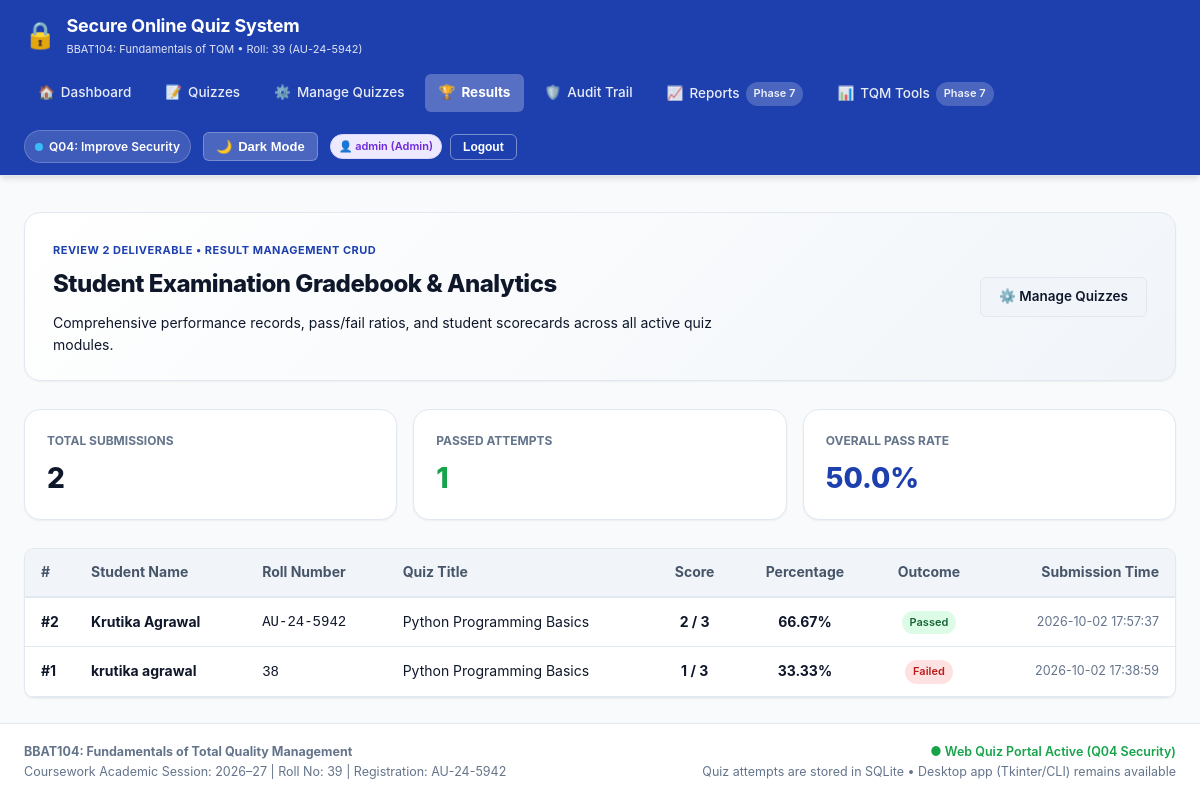
The page /results (signed in) on the database its author committed.
### tables this page shows
CREATE TABLE users (
        id INTEGER PRIMARY KEY AUTOINCREMENT,
        username TEXT NOT NULL UNIQUE COLLATE NOCASE,
        email TEXT NOT NULL UNIQUE COLLATE NOCASE,
        password_hash TEXT NOT NULL,
        role TEXT NOT NULL DEFAULT 'student' CHECK(role IN ('admin', 'instructor', 'student')),
        is_active INTEGER NOT NULL DEFAULT 1,
        created_at TEXT DEFAULT CURRENT_TIMESTAMP
    );

CREATE TABLE attempts (
        id INTEGER PRIMARY KEY AUTOINCREMENT,
        student_name TEXT NOT NULL,
        student_roll TEXT NOT NULL,
        quiz_id INTEGER NOT NULL,
        score INTEGER NOT NULL,
        total_marks INTEGER NOT NULL,
        percentage REAL NOT NULL,
        status TEXT NOT NULL, -- 'Passed' or 'Failed'
        completed_at TEXT DEFAULT CURRENT_TIMESTAMP, user_id INTEGER REFERENCES users(id),
        FOREIGN KEY (quiz_id) REFERENCES quizzes(id)
    );

CREATE TABLE quizzes (
        id INTEGER PRIMARY KEY AUTOINCREMENT,
        title TEXT NOT NULL UNIQUE,
        description TEXT,
        time_limit_mins INTEGER DEFAULT 10,
        pass_percentage REAL DEFAULT 50.0,
        created_at TEXT DEFAULT CURRENT_TIMESTAMP
    );

### app.py (the view, shortened to what this page needs)
@app.route("/results", endpoint="results_placeholder")
@app.route("/results", endpoint="results_view")
def results_placeholder():
    user_id = session.get("user_id")
    user_role = session.get("role")
    if user_role in {"admin", "instructor"}:
        attempts = database.get_all_attempts()
        return render_template("results.html", attempts=attempts, is_staff=True)
    elif user_id and user_role == "student":
        attempts = database.get_attempts_by_user(user_id)
        if not attempts:
            username = session.get("username", "")
            attempts = database.get_attempts_by_roll(username)
        return render_template("results.html", attempts=attempts, is_staff=False)

### app.py (called while the page is built)
def get_csrf_token():
    token = session.get("csrf_token") or session.get("attempt_csrf_token")
    if token is None:
        token = secrets.token_urlsafe(32)
        session["csrf_token"] = token
        session["attempt_csrf_token"] = token
    return CSRFTokenStr(token)

@app.context_processor
def inject_template_globals():
    current_user = None
    user_id = session.get("user_id")
    if user_id:
        current_user = database.get_user_by_id(user_id)
    return {
        "current_user": current_user,
        "csrf_token": get_csrf_token,
    }

@app.after_request
def add_security_headers(response):
    response.headers["X-Frame-Options"] = "SAMEORIGIN"
    response.headers["X-Content-Type-Options"] = "nosniff"
    response.headers["X-XSS-Protection"] = "1; mode=block"
    response.headers["Referrer-Policy"] = "strict-origin-when-cross-origin"
    return response

### database.py (called while the page is built)
def get_connection():
    conn = sqlite3.connect(DB_PATH)
    conn.row_factory = sqlite3.Row
    conn.execute("PRAGMA foreign_keys = ON")
    return conn

def get_all_attempts():
    conn = get_connection()
    cursor = conn.cursor()
    cursor.execute("""
    SELECT a.*, q.title AS quiz_title
    FROM attempts a
    JOIN quizzes q ON a.quiz_id = q.id
    ORDER BY a.id DESC
    """)
    rows = cursor.fetchall()
    conn.close()
    return [dict(row) for row in rows]

def get_user_by_id(user_id):
    conn = get_connection()
    cursor = conn.cursor()
    try:
        cursor.execute("SELECT 1 FROM sqlite_master WHERE type='table' AND name='users'")
        if not cursor.fetchone():
            return None
        cursor.execute("SELECT * FROM users WHERE id = ?", (user_id,))
        row = cursor.fetchone()
        return dict(row) if row else None
    finally:
        conn.close()

### templates/results.html (shortened to what this page needs)
{% extends "base.html" %}
{% block content %}
<div class="dashboard-container">
    <div class="hero-banner" style="padding: 24px 28px;">
        <div class="hero-content">
            <span class="goal-tag">Review 2 Deliverable &bull; Result Management CRUD</span>
            <h1 class="hero-title" style="font-size: 24px; margin-top: 4px;">
                {% if is_staff %}
                Student Examination Gradebook &amp; Analytics
                {% else %}
                My Quiz Examination Results
                {% endif %}
            </h1>
            <p class="hero-description" style="font-size: 14px; margin-bottom: 0;">
                {% if is_staff %}
                Comprehensive performance records, pass/fail ratios, and student scorecards across all active quiz modules.
                {% else %}
                Your authenticated attempt history and verified grade records.
                {% endif %}
            </p>
        </div>
        {% if is_staff %}
        <div style="display: flex; gap: 10px;">
            <a href="{{ url_for('quizzes_manage') }}" class="btn btn-secondary">
                ⚙️ Manage Quizzes
            </a>
        </div>
        {% endif %}
    </div>
    {% if is_staff %}
    <div style="display: grid; grid-template-columns: repeat(auto-fit, minmax(200px, 1fr)); gap: 16px;">
        <div class="form-card" style="padding: 18px 22px; margin-bottom: 0;">
            <span style="font-size: 12px; color: var(--text-muted); font-weight: 700; text-transform: uppercase;">Total Submissions</span>
            <div style="font-size: 28px; font-weight: 800; color: var(--text-primary); margin-top: 4px;">{{ attempts|length }}</div>
        </div>
        <div class="form-card" style="padding: 18px 22px; margin-bottom: 0;">
            <span style="font-size: 12px; color: var(--text-muted); font-weight: 700; text-transform: uppercase;">Passed Attempts</span>
            {% set passed_count = attempts|selectattr('status', 'equalto', 'Passed')|list|length %}
            <div style="font-size: 28px; font-weight: 800; color: var(--success); margin-top: 4px;">{{ passed_count }}</div>
        </div>
        <div class="form-card" style="padding: 18px 22px; margin-bottom: 0;">
            <span style="font-size: 12px; color: var(--text-muted); font-weight: 700; text-transform: uppercase;">Overall Pass Rate</span>
            {% set pass_rate = (passed_count / (attempts|length) * 100)|round(1) if attempts|length > 0 else 0 %}
            <div style="font-size: 28px; font-weight: 800; color: var(--primary); margin-top: 4px;">{{ pass_rate }}%</div>
        </div>
    </div>
    {% endif %}
    <div class="table-responsive">
        <table class="data-table">
            <thead>
                <tr>
                    <th style="width: 50px;">#</th>
                    {% if is_staff %}
                    <th>Student Name</th>
                    <th>Roll Number</th>
                    {% endif %}
                    <th>Quiz Title</th>
                    <th style="text-align: center;">Score</th>
                    <th style="text-align: center;">Percentage</th>
                    <th style="text-align: center;">Outcome</th>
                    <th style="text-align: right;">Submission Time</th>
                </tr>
            </thead>
            <tbody>
                {% for a in attempts %}
                <tr>
                    <td><strong>#{{ a.id }}</strong></td>
                    {% if is_staff %}
                    <td><strong style="color: var(--text-primary);">{{ a.student_name }}</strong></td>
                    <td><code>{{ a.student_roll }}</code></td>
                    {% endif %}
                    <td>{{ a.quiz_title }}</td>
                    <td style="text-align: center; font-weight: 700;">{{ a.score }} / {{ a.total_marks }}</td>
                    <td style="text-align: center; font-weight: 700;">{{ a.percentage }}%</td>
                    <td style="text-align: center;">
                        {% if a.status == 'Passed' %}
                        <span class="badge badge-success">Passed</span>
                        {% else %}
                        <span class="badge badge-danger" style="background-color: #FEE2E2; color: #B91C1C;">Failed</span>
                        {% endif %}
                    </td>
                    <td style="text-align: right; font-size: 12.5px; color: var(--text-muted);">
                        {{ a.completed_at }}
                    </td>
                </tr>
                {% endfor %}
            </tbody>
        </table>
    </div>
</div>
{% endblock %}

### templates/base.html (shortened to what this page needs)
<!DOCTYPE html>
<html lang="en" data-theme="light">
<head>
    <link rel="stylesheet" href="{{ url_for('static', filename='css/style.css') }}">
</head>
<body>
    <header class="app-header">
        <div class="header-container">
            <div class="brand-section">
                <a href="{{ url_for('index') }}" class="brand-logo">
                    <span class="logo-icon">🔒</span>
                    <div class="brand-text">
                        <span class="system-title">Secure Online Quiz System</span>
                        <span class="course-subtitle">BBAT104: Fundamentals of TQM &bull; Roll: 39 (AU-24-5942)</span>
                    </div>
                </a>
            </div>
            <nav class="main-nav" aria-label="Main Navigation">
                <ul class="nav-list">
                    <li class="nav-item">
                        <a href="{{ url_for('index') }}" class="nav-link {% if request.path == '/' %}active{% endif %}">
                            <span class="nav-icon">🏠</span> Dashboard
                        </a>
                    </li>
                    <li class="nav-item">
                        <a href="{{ url_for('quizzes') }}" class="nav-link {% if request.path == '/quizzes' or request.path.startswith('/quizzes/') and not request.path.startswith('/quizzes/manage') %}active{% endif %}">
                            <span class="nav-icon">📝</span> Quizzes
                        </a>
                    </li>
                    {% if current_user and current_user.role in ['instructor', 'admin'] %}
                    <li class="nav-item">
                        <a href="{{ url_for('quizzes_manage') }}" class="nav-link {% if request.path.startswith('/quizzes/manage') or request.path.startswith('/quizzes/create') %}active{% endif %}">
                            <span class="nav-icon">⚙️</span> Manage Quizzes
                        </a>
                    </li>
                    {% endif %}
                    <li class="nav-item">
                        <a href="{{ url_for('results_view') }}" class="nav-link {% if request.path == '/results' %}active{% endif %}">
                            <span class="nav-icon">🏆</span> Results
                        </a>
                    </li>
                    {% if current_user and current_user.role == 'admin' %}
                    <li class="nav-item">
                        <a href="{{ url_for('audit_logs_view') }}" class="nav-link {% if request.path == '/audit-logs' %}active{% endif %}">
                            <span class="nav-icon">🛡️</span> Audit Trail
                        </a>
                    </li>
                    {% endif %}
                    <li class="nav-item">
                        <a href="{{ url_for('reports_placeholder') }}" class="nav-link {% if request.path == '/reports' %}active{% endif %}">
                            <span class="nav-icon">📈</span> Reports <span class="badge badge-muted">Phase 7</span>
                        </a>
                    </li>
                    <li class="nav-item">
                        <a href="{{ url_for('tqm_placeholder') }}" class="nav-link {% if request.path == '/tqm' %}active{% endif %}">
                            <span class="nav-icon">📊</span> TQM Tools <span class="badge badge-muted">Phase 7</span>
                        </a>
                    </li>
                </ul>
            </nav>
            <div class="header-utilities">
                <span class="goal-badge" title="Assigned Quality Goal: Q04 - Improve Security">
                    <span class="goal-dot"></span> Q04: Improve Security
                </span>
                <button id="themeToggleBtn" class="btn-theme-toggle" aria-label="Toggle light or dark theme" aria-pressed="false" title="Toggle Theme (Shortcut: Press 'T')">
                    <span id="themeIcon">🌙</span>
                    <span id="themeLabel" class="theme-label-text">Theme</span>
                </button>
                {% if current_user %}
                <div style="display: flex; align-items: center; gap: 8px;">
                    <span class="badge badge-{{ current_user.role }}" title="Logged in as {{ current_user.role }}">
                        👤 {{ current_user.username }} ({{ current_user.role|capitalize }})
                    </span>
                    <form method="POST" action="{{ url_for('logout') }}" style="margin: 0;">
                        <button type="submit" class="btn btn-outline btn-sm" style="color: #FFFFFF; border-color: rgba(255,255,255,0.4);">
                            Logout
                        </button>
                    </form>
                </div>
                {% endif %}
            </div>
        </div>
    </header>
    <main class="main-content" id="mainContent">
        {% block content %}{% endblock %}
    </main>
    <footer class="app-footer">
        <div class="footer-container">
            <div class="footer-col">
                <strong>BBAT104: Fundamentals of Total Quality Management</strong>
                <p>Coursework Academic Session: 2026&ndash;27 | Roll No: 39 | Registration: AU-24-5942</p>
            </div>
            <div class="footer-col text-right">
                <span class="status-indicator">● Web Quiz Portal Active (Q04 Security)</span>
                <p>Quiz attempts are stored in SQLite &bull; Desktop app (Tkinter/CLI) remains available</p>
            </div>
        </div>
    </footer>
</body>
</html>

### rows shown on the page
users: username "admin", role "Admin"
attempts: id "2", student_name "Krutika Agrawal", student_roll "AU-24-5942", quiz_title "Python Programming Basics", score "2", total_marks "3", percentage "66.67", status "Passed", completed_at "2026-10-02 17:57:37"
attempts: id "1", student_name "krutika agrawal", student_roll "38", quiz_title "Python Programming Basics", score "1", total_marks "3", percentage "33.33", status "Failed", completed_at "2026-10-02 17:38:59"

### other values the page prints
{{ attempts|length }} "2"
{{ passed_count }} "1"
{{ pass_rate }} "50.0"
